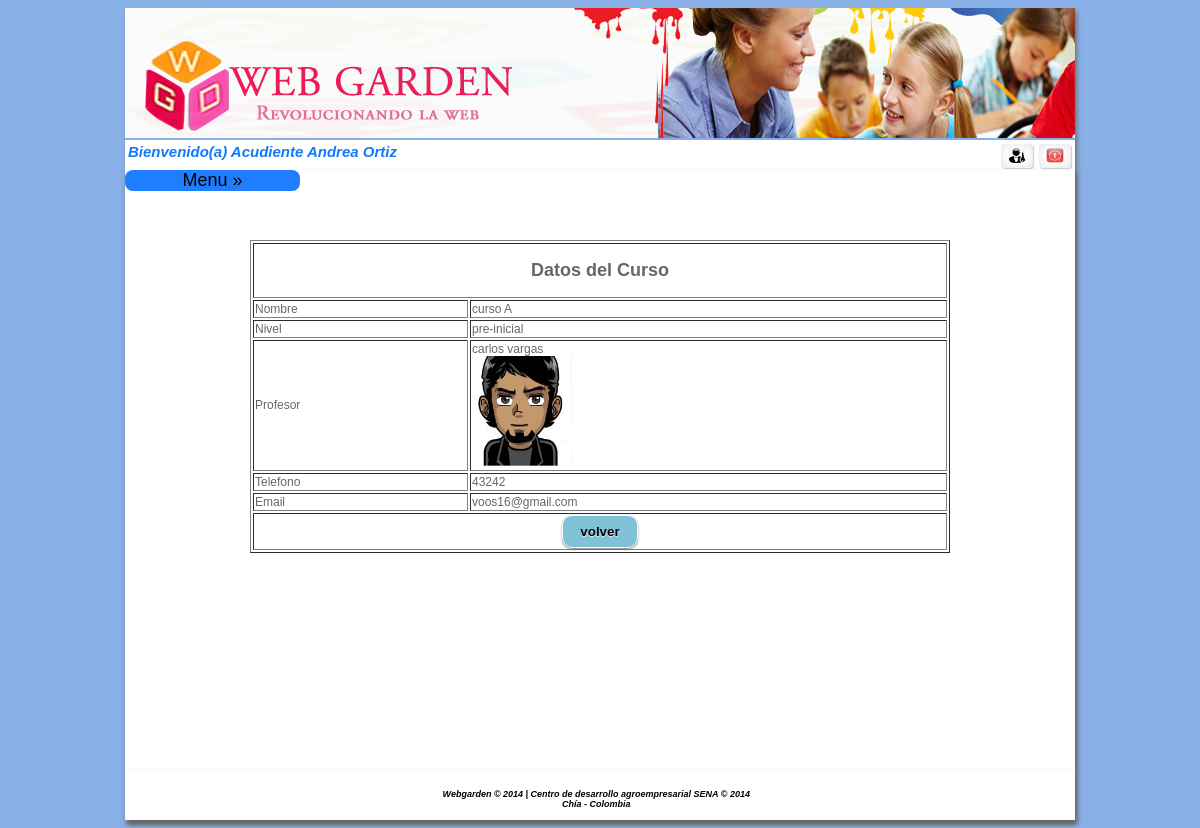
Screenshot of /home.php?cur=1&acceso=122 (signed in) with the database file from the repository.
### tables this page shows
CREATE TABLE IF NOT EXISTS `curso` (
`idcurso` int(11) NOT NULL,
  `nombre` varchar(50) NOT NULL,
  `idnivel` int(11) NOT NULL,
  `idpersona` int(11) NOT NULL
);

CREATE TABLE IF NOT EXISTS `nivel` (
`idnivel` int(11) NOT NULL,
  `nombre` varchar(50) NOT NULL,
  `descripcion` varchar(1000) NOT NULL
);

CREATE TABLE IF NOT EXISTS `persona` (
  `identificacion` int(11) NOT NULL,
  `prinombre` varchar(15) NOT NULL,
  `segnombre` varchar(20) DEFAULT NULL,
  `priapellido` varchar(15) NOT NULL,
  `segapellido` varchar(20) DEFAULT NULL,
  `telefono` varchar(15) NOT NULL,
  `direccion` varchar(15) NOT NULL,
  `foto` varchar(300) DEFAULT NULL,
  `pass` varchar(200) NOT NULL,
  `genero` int(11) NOT NULL,
  `email` varchar(100) NOT NULL,
  `tipodoc` int(11) NOT NULL
);

### controlador/cactividadexac.php (called while the page is built, shortened)
<?php
include ("modelo/mactividadexac.php");
$ins = new mactividadex();
$cur = isset($_GET["cur"]) ? $_GET["cur"] : NULL;
$curso=$ins->selcurso($cur);
$docente=$ins->seldocente($curso[0]['identificacion']);
?>

### modelo/mactividadexac.php (called while the page is built, shortened)
<?php
include ("controlador/conexion.php");
class mactividadex {
   function selcurso($idcurso){
		$sql = "select curso.idcurso, curso.nombre, persona.prinombre, persona.priapellido,persona.identificacion, nivel.nombre as niv from curso inner join persona on curso.idpersona = persona.identificacion
                         inner join nivel on curso.idnivel = nivel.idnivel  WHERE idcurso='" . $idcurso . "' ;";
		$conexionBD = new conexion();
		$conexionBD->conectarBD();
		$data = $conexionBD->ejeCon($sql,0);
		return $data;
	}
    function seldocente($identificacion) {
        $sql = "select * from persona  WHERE identificacion='" . $identificacion . "';";
        $conexionBD = new conexion();
        $conexionBD->conectarBD();
        $data = $conexionBD->ejeCon($sql, 0);
        return $data;
    }
}
?>

### controlador/configuracion.php (called while the page is built)
<?php
	$usu_db = "root";
	$pass_db = "";
	$serv_db = "localhost";
	$db = "webgarden";
?>

### controlador/conexion.php (called while the page is built, shortened)
<?php
class conexion{
	function conectarBD(){
		include("configuracion.php");
		$this->link = mysql_connect($serv_db,$usu_db,$pass_db);
		$db2= mysql_select_db($db);
	}
	function ejeCon($con, $op){
		$this->resultado = mysql_query($con) or
		die("La consulta fallo: ".mysql_error());
		if ($op==0){
			while ($linea = mysql_fetch_array($this->resultado)){
				$arrayResultado[] = $linea;
			}
		}else{
			$arrayResultado[] =0;
		}
		$resarr = isset($arrayResultado) ? $arrayResultado:NULL;
		if($resarr){
			return $arrayResultado;
		}
	}
}
?>

### vista/vcursoac.php (the view)
<?php
include ("controlador/cactividadexac.php");
?>
<center>
    <table width="700" border="1
           " >
        <tr>
            <td colspan="2" align="center">
                <h2>Datos del Curso</h2>
            </td>
        </tr>
        <tr>
            <td colspan="0" align="left" >Nombre</td>
            <td colspan="0">
              <?php echo $curso[0]['nombre'] ?>
            </td>
        </tr>
        <tr>
            <td align="left">Nivel</td>
            <td colspan="0"> <?php echo $curso[0]['niv'] ?></td>
               </tr>
        <tr>
            <td align="left">Profesor</td>
            <td colspan="0" ><?php echo $curso[0]['prinombre'] ?> <?php echo $curso[0]['priapellido'] ?> <br><img src='<?php echo $docente[0]['foto'] ?>' width='100' height='110'/> </td>
        </tr>
         <tr>
            <td align="left">Telefono</td>
            <td colspan="0"><?php echo $docente[0]['telefono'] ?>  </td>
        </tr>
         <tr>
            <td align="left">Email</td>
            <td colspan="0"><?php echo $docente[0]['email'] ?>  </td>
        </tr>
        <tr>
            <td colspan="2" align="center" >
                <input type="button" onclick="location.href = 'home.php?acceso=119'" value="volver"/>
            </td>
        </tr>
    </table>
</center>

### css/style.css (style rules this page uses)
input[type=submit], input[type=reset],input[type=button] { padding: 9px 17px; font-family: Helvetica,Arial,sans-serif; font-weight: bold; line-height: 1; color: #000000; border: none; text-shadow: 0 1px 1px rgba(255,255,255,0.85); background-color:#7FC1D7; border: 1px solid #ffffff; border-radius: 10px; box-shadow: 0 1px 2px rgba(0,0,0,0.5); }

### css/menu.css (style rules this page uses)
body { font-family: 'Open Sans', sans-serif; background:#89B0E6; background-size:cover; }

### rows the page displays
curso: nombre "curso A", idnivel.nombre "pre-inicial", idpersona.prinombre "carlos", idpersona.priapellido "vargas"
persona: foto (picture), telefono "43242", email "voos16@gmail.com"

### other values shown
$nomapre "Andrea Ortiz"
